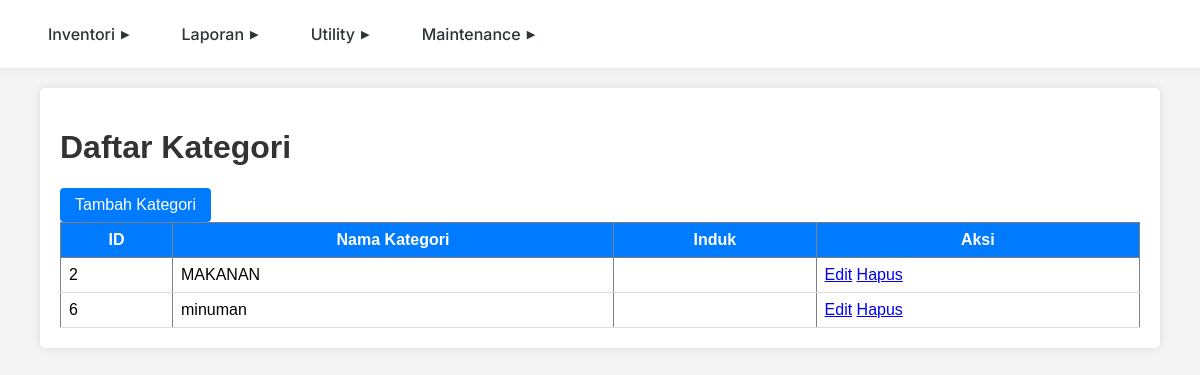
The page /admin/kategori/index.php (signed in) on the database its author committed.
### tables this page shows
CREATE TABLE `kategori_produk` (
  `kategori_id` bigint(20) NOT NULL AUTO_INCREMENT,
  `toko_id` bigint(20) NOT NULL,
  `nama_kategori` varchar(100) NOT NULL,
  `induk_id` bigint(20) DEFAULT NULL,
  `dibuat_pada` timestamp NOT NULL DEFAULT current_timestamp(),
  `deleted_at` timestamp NULL DEFAULT NULL,
  PRIMARY KEY (`kategori_id`),
  UNIQUE KEY `uq_kategori_toko` (`toko_id`,`nama_kategori`),
  KEY `fk_kategori_induk` (`induk_id`),
  CONSTRAINT `fk_kategori_induk` FOREIGN KEY (`induk_id`) REFERENCES `kategori_produk` (`kategori_id`) ON DELETE SET NULL,
  CONSTRAINT `fk_kategori_toko` FOREIGN KEY (`toko_id`) REFERENCES `toko` (`toko_id`) ON DELETE CASCADE
);

### inc/db.php (called while the page is built, shortened)
<?php
class Database {
    private $conn;
    public function __construct($host, $user, $pass, $name, $port = 3306) {
        $this->conn = new mysqli($host, $user, $pass, $name, $port);
        $this->conn->set_charset("utf8mb4");
    }
    public function query($sql) {
        return $this->conn->query($sql);
    }
}
$pos_db = new Database(DB_POS_HOST, DB_POS_USER, DB_POS_PASS, DB_POS_NAME, DB_POS_PORT);

### public/admin/kategori/index.php (the view, shortened to what this page needs)
<?php
require_once '../../../inc/db.php';
require_once '../../../inc/auth.php';
$toko_id = $_SESSION['toko_id'];
$query = "SELECT k.*, i.nama_kategori as induk_nama
          FROM kategori_produk k
          LEFT JOIN kategori_produk i ON k.induk_id = i.kategori_id
          WHERE k.toko_id = $toko_id AND k.deleted_at IS NULL
          ORDER BY k.nama_kategori";
$result = $pos_db->query($query);
?>
<!DOCTYPE html>
<html>
<head></head>
    <link rel="stylesheet" href="../../assets/css/style.css">
</head>
<body>
    <?php include '../../../inc/header.php'; ?>
    <div class="container">
        <h1>Daftar Kategori</h1>
        <a href="tambah.php" class="btn">Tambah Kategori</a>
        <table border="1" cellpadding="5">
            <thead>
                <tr>
                    <th>ID</th>
                    <th>Nama Kategori</th>
                    <th>Induk</th>
                    <th>Aksi</th>
                </tr>
            </thead>
            <tbody>
                <?php while($row = $result->fetch_assoc()): ?>
                <tr>
                    <td><?php echo $row['kategori_id']; ?></td>
                    <td><?php echo htmlspecialchars($row['nama_kategori']); ?></td>
                    <td><?php echo htmlspecialchars($row['induk_nama']); ?></td>
                    <td>
                        <a href="edit.php?id=<?php echo $row['kategori_id']; ?>">Edit</a>
                        <a href="hapus.php?id=<?php echo $row['kategori_id']; ?>" onclick="return confirm('Hapus?')">Hapus</a>
                    </td>
                </tr>
                <?php endwhile; ?>
            </tbody>
        </table>
    </div>
</body>
</html>

### public/assets/css/style.css (style rules this page uses)
body { font-family: Arial, sans-serif; margin: 0; padding: 0; background: #f4f4f4; }
.container { width: 90%; margin: 20px auto; background: #fff; padding: 20px; border-radius: 5px; box-shadow: 0 0 10px rgba(0,0,0,0.1); }
h1 { color: #333; }
button, .btn { padding: 8px 15px; background: #007bff; color: #fff; border: none; border-radius: 4px; cursor: pointer; text-decoration: none; display: inline-block; }
table { width: 100%; border-collapse: collapse; }
table th { background: #007bff; color: #fff; padding: 8px; }
table td { padding: 8px; border-bottom: 1px solid #ddd; }

### inc/header.php (style rules this page uses)
:root { --primary-color: #6c5ce7; --text-color: #2d3436; --bg-header: #fff; --bg-dropdown: #fff; --transition: all 0.3s ease; --dropdown-shadow: 0 4px 12px rgba(0,0,0,0.1); }

### rows shown on the page
kategori_produk: kategori_id "2", nama_kategori "MAKANAN"
kategori_produk: kategori_id "6", nama_kategori "minuman"
